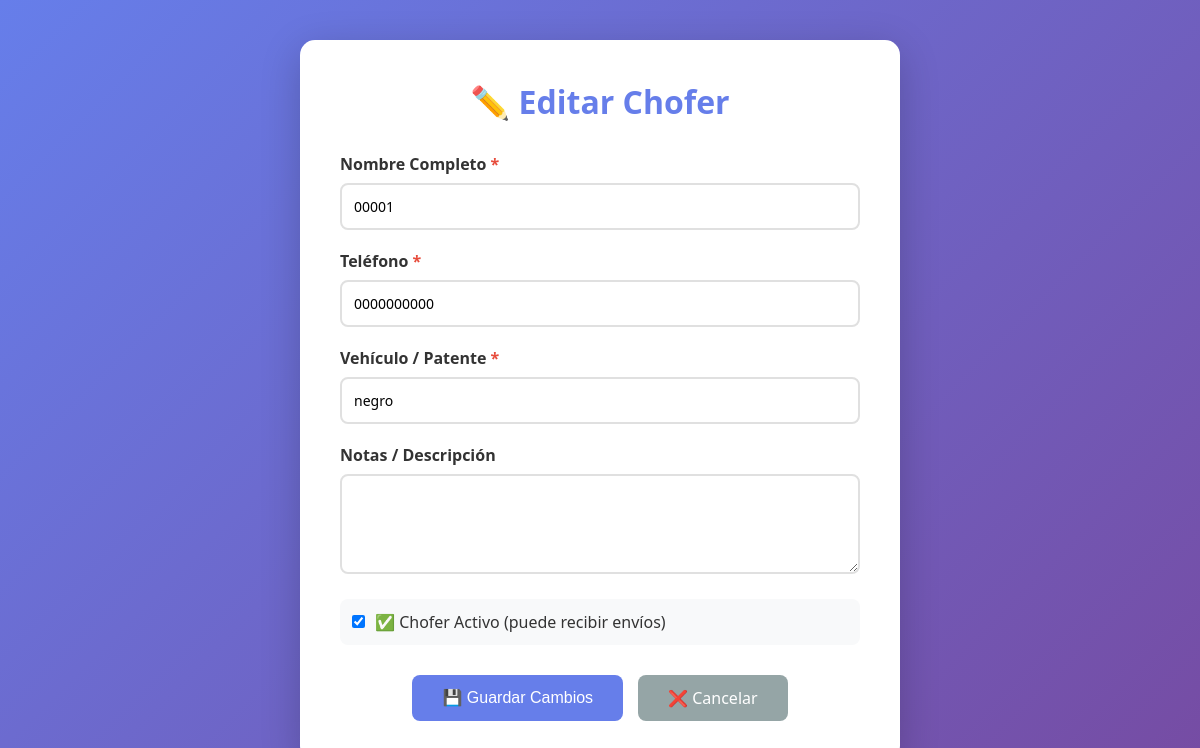
Page /choferes/editar/2/ (signed in) on the earlier database version.
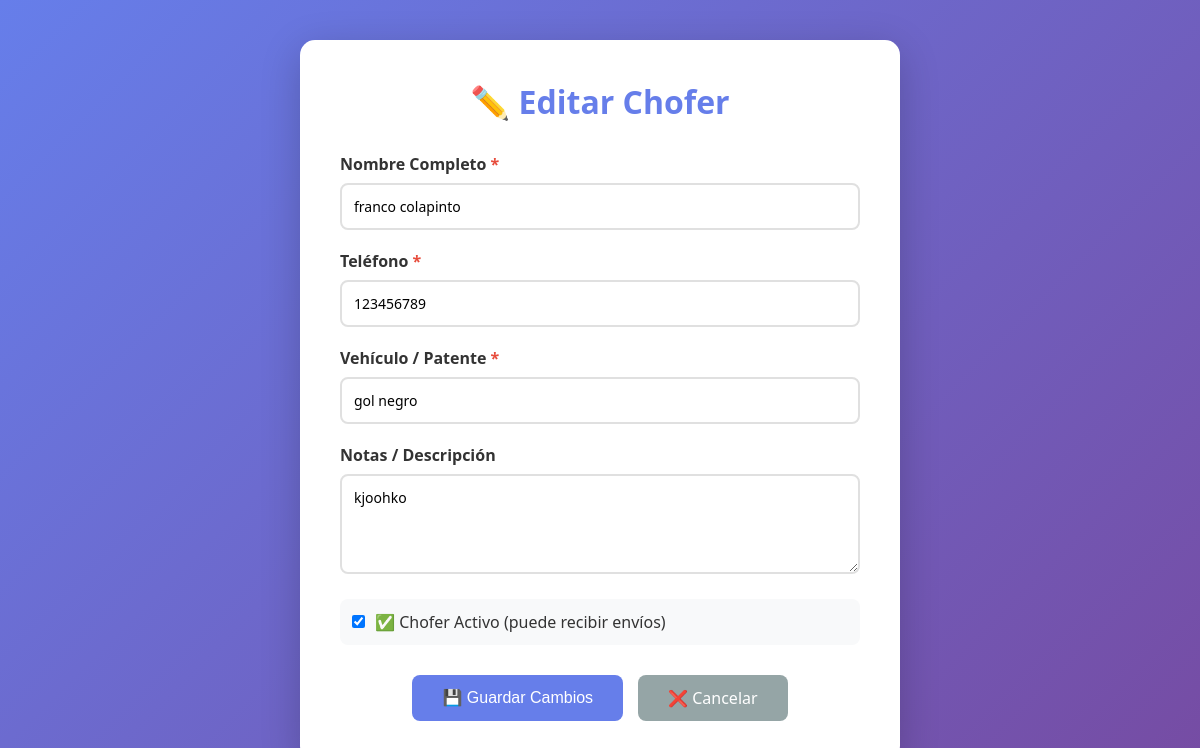
Same page on the later database version.
### stock/models.py (models this page shows, shortened)
class Chofer(models.Model):
    nombre_completo = models.CharField(max_length=200, verbose_name="Nombre Completo")
    telefono = models.CharField(max_length=20)
    vehiculo = models.CharField(max_length=100, verbose_name="Vehículo/Patente")
    pin = models.CharField(
        max_length=6,
        verbose_name="PIN",
        help_text="PIN numérico del chofer"
    )
    activo = models.BooleanField(default=True, verbose_name="Activo")
    notas = models.TextField(blank=True, null=True, verbose_name="Notas/Descripción")
    fecha_registro = models.DateTimeField(auto_now_add=True)
    class Meta:
        verbose_name = "Chofer"
        verbose_name_plural = "Choferes"
        ordering = ['nombre_completo']

### stock/views.py (the view, shortened to what this page needs)
# urls.py: path('choferes/editar/<int:chofer_id>/', views.editar_chofer, name='editar_chofer'),
@login_required
def editar_chofer(request, chofer_id):
    chofer = get_object_or_404(Chofer, id=chofer_id)
    return render(request, 'envios/editar_chofer.html', {'chofer': chofer})

### stock/templates/envios/editar_chofer.html (shortened to what this page needs)
<!DOCTYPE html>
<html lang="es">
<head>
</head>
<body>
    <div class="container">
        <h1>✏️ Editar Chofer</h1>
        <form method="POST">
            <div class="form-group">
                <label>Nombre Completo <span class="required">*</span></label>
                <input type="text" name="nombre_completo" value="{{ chofer.nombre_completo }}" required>
            </div>
            <div class="form-group">
                <label>Teléfono <span class="required">*</span></label>
                <input type="tel" name="telefono" value="{{ chofer.telefono }}" required>
            </div>
            <div class="form-group">
                <label>Vehículo / Patente <span class="required">*</span></label>
                <input type="text" name="vehiculo" value="{{ chofer.vehiculo }}" required>
            </div>
            <div class="form-group">
                <label>Notas / Descripción</label>
                <textarea name="notas">{{ chofer.notas }}</textarea>
            </div>
            <div class="form-group">
                <div class="checkbox-group">
                    <input type="checkbox" name="activo" id="activo" {% if chofer.activo %}checked{% endif %}>
                    <label for="activo">✅ Chofer Activo (puede recibir envíos)</label>
                </div>
            </div>
            <div class="buttons">
                <button type="submit" class="btn btn-primary">💾 Guardar Cambios</button>
                <a href="{% url 'lista_choferes' %}" class="btn btn-secondary">❌ Cancelar</a>
            </div>
        </form>
    </div>
</body>
</html>

Differences in the rows shown:
changed Chofer: nombre_completo "00001" → "franco colapinto"; telefono "0000000000" → "123456789"; vehiculo "negro" → "gol negro"; notas (not shown) → "kjoohko"
